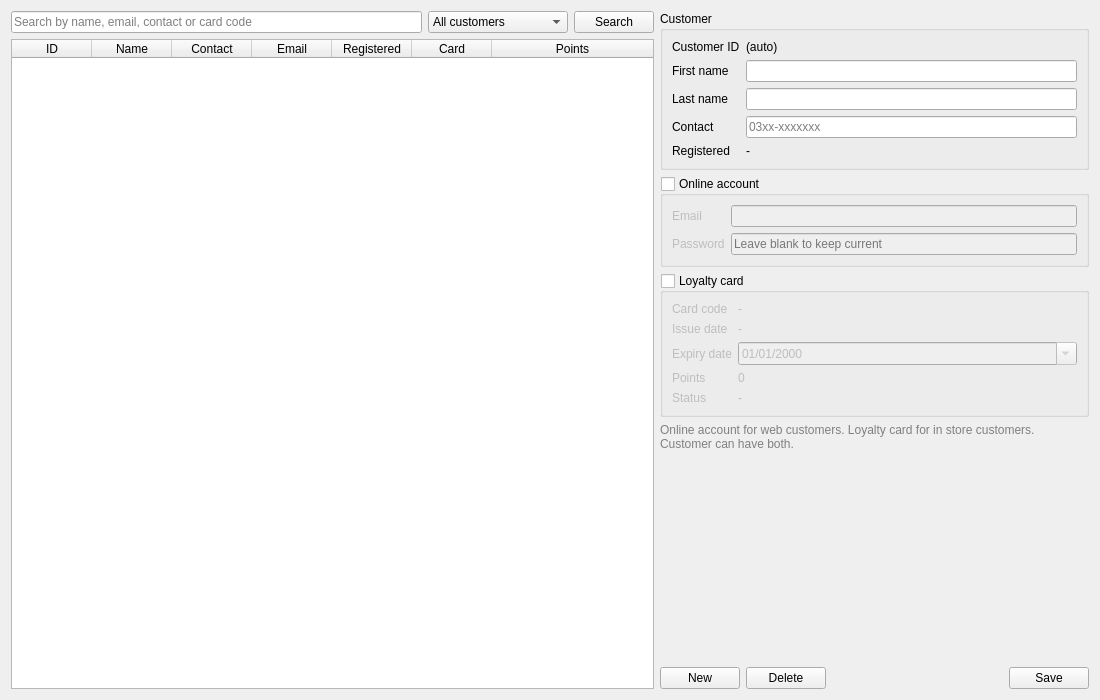
<?xml version="1.0" encoding="UTF-8"?>
<ui version="4.0">
 <class>CustomersPage</class>
 <widget class="QWidget" name="CustomersPage">
  <property name="geometry">
   <rect>
    <x>0</x>
    <y>0</y>
    <width>1100</width>
    <height>700</height>
   </rect>
  </property>
  <property name="windowTitle">
   <string>Customers</string>
  </property>
  <layout class="QHBoxLayout" name="layout_137" stretch="3,2">
   <item>
    <layout class="QVBoxLayout" name="layout_115">
     <item>
      <layout class="QHBoxLayout" name="layout_114">
       <item>
        <widget class="QLineEdit" name="edSearch">
         <property name="placeholderText">
          <string>Search by name, email, contact or card code</string>
         </property>
        </widget>
       </item>
       <item>
        <widget class="QComboBox" name="cmbCustomerFilter">
         <item>
          <property name="text">
           <string>All customers</string>
          </property>
         </item>
         <item>
          <property name="text">
           <string>Online accounts</string>
          </property>
         </item>
         <item>
          <property name="text">
           <string>Loyalty card holders</string>
          </property>
         </item>
        </widget>
       </item>
       <item>
        <widget class="QPushButton" name="btnSearch">
         <property name="text">
          <string>Search</string>
         </property>
        </widget>
       </item>
      </layout>
     </item>
     <item>
      <widget class="QTableWidget" name="tblCustomers">
       <property name="editTriggers">
        <set>QAbstractItemView::NoEditTriggers</set>
       </property>
       <property name="alternatingRowColors">
        <bool>true</bool>
       </property>
       <property name="selectionMode">
        <enum>QAbstractItemView::SingleSelection</enum>
       </property>
       <property name="selectionBehavior">
        <enum>QAbstractItemView::SelectRows</enum>
       </property>
       <attribute name="horizontalHeaderDefaultSectionSize">
        <number>80</number>
       </attribute>
       <attribute name="horizontalHeaderMinimumSectionSize">
        <number>40</number>
       </attribute>
       <attribute name="horizontalHeaderStretchLastSection">
        <bool>true</bool>
       </attribute>
       <attribute name="verticalHeaderVisible">
        <bool>false</bool>
       </attribute>
       <column>
        <property name="text">
         <string>ID</string>
        </property>
       </column>
       <column>
        <property name="text">
         <string>Name</string>
        </property>
       </column>
       <column>
        <property name="text">
         <string>Contact</string>
        </property>
       </column>
       <column>
        <property name="text">
         <string>Email</string>
        </property>
       </column>
       <column>
        <property name="text">
         <string>Registered</string>
        </property>
       </column>
       <column>
        <property name="text">
         <string>Card</string>
        </property>
       </column>
       <column>
        <property name="text">
         <string>Points</string>
        </property>
       </column>
      </widget>
     </item>
    </layout>
   </item>
   <item>
    <layout class="QVBoxLayout" name="layout_136">
     <item>
      <widget class="QGroupBox" name="grpProfile">
       <property name="title">
        <string>Customer</string>
       </property>
       <layout class="QFormLayout" name="layout_121">
        <item row="0" column="0">
         <widget class="QLabel" name="label_116">
          <property name="text">
           <string>Customer ID</string>
          </property>
         </widget>
        </item>
        <item row="0" column="1">
         <widget class="QLabel" name="lblCustomerId">
          <property name="text">
           <string>(auto)</string>
          </property>
         </widget>
        </item>
        <item row="1" column="0">
         <widget class="QLabel" name="label_117">
          <property name="text">
           <string>First name</string>
          </property>
         </widget>
        </item>
        <item row="1" column="1">
         <widget class="QLineEdit" name="edFirstName"/>
        </item>
        <item row="2" column="0">
         <widget class="QLabel" name="label_118">
          <property name="text">
           <string>Last name</string>
          </property>
         </widget>
        </item>
        <item row="2" column="1">
         <widget class="QLineEdit" name="edLastName"/>
        </item>
        <item row="3" column="0">
         <widget class="QLabel" name="label_119">
          <property name="text">
           <string>Contact</string>
          </property>
         </widget>
        </item>
        <item row="3" column="1">
         <widget class="QLineEdit" name="edContact">
          <property name="placeholderText">
           <string>03xx-xxxxxxx</string>
          </property>
         </widget>
        </item>
        <item row="4" column="0">
         <widget class="QLabel" name="label_120">
          <property name="text">
           <string>Registered</string>
          </property>
         </widget>
        </item>
        <item row="4" column="1">
         <widget class="QLabel" name="lblRegDate">
          <property name="text">
           <string>-</string>
          </property>
         </widget>
        </item>
       </layout>
      </widget>
     </item>
     <item>
      <widget class="QGroupBox" name="grpOnline">
       <property name="title">
        <string>Online account</string>
       </property>
       <property name="checkable">
        <bool>true</bool>
       </property>
       <property name="checked">
        <bool>false</bool>
       </property>
       <layout class="QFormLayout" name="layout_124">
        <item row="0" column="0">
         <widget class="QLabel" name="label_122">
          <property name="text">
           <string>Email</string>
          </property>
         </widget>
        </item>
        <item row="0" column="1">
         <widget class="QLineEdit" name="edEmail"/>
        </item>
        <item row="1" column="0">
         <widget class="QLabel" name="label_123">
          <property name="text">
           <string>Password</string>
          </property>
         </widget>
        </item>
        <item row="1" column="1">
         <widget class="QLineEdit" name="edPassword">
          <property name="echoMode">
           <enum>QLineEdit::Password</enum>
          </property>
          <property name="placeholderText">
           <string>Leave blank to keep current</string>
          </property>
         </widget>
        </item>
       </layout>
      </widget>
     </item>
     <item>
      <widget class="QGroupBox" name="grpLoyalty">
       <property name="title">
        <string>Loyalty card</string>
       </property>
       <property name="checkable">
        <bool>true</bool>
       </property>
       <property name="checked">
        <bool>false</bool>
       </property>
       <layout class="QVBoxLayout" name="layout_131">
        <item>
         <layout class="QFormLayout" name="layout_130">
          <item row="0" column="0">
           <widget class="QLabel" name="label_125">
            <property name="text">
             <string>Card code</string>
            </property>
           </widget>
          </item>
          <item row="0" column="1">
           <widget class="QLabel" name="lblCardCode">
            <property name="text">
             <string>-</string>
            </property>
           </widget>
          </item>
          <item row="1" column="0">
           <widget class="QLabel" name="label_126">
            <property name="text">
             <string>Issue date</string>
            </property>
           </widget>
          </item>
          <item row="1" column="1">
           <widget class="QLabel" name="lblIssueDate">
            <property name="text">
             <string>-</string>
            </property>
           </widget>
          </item>
          <item row="2" column="0">
           <widget class="QLabel" name="label_127">
            <property name="text">
             <string>Expiry date</string>
            </property>
           </widget>
          </item>
          <item row="2" column="1">
           <widget class="QDateEdit" name="dteExpiry">
            <property name="displayFormat">
             <string>dd/MM/yyyy</string>
            </property>
            <property name="calendarPopup">
             <bool>true</bool>
            </property>
           </widget>
          </item>
          <item row="3" column="0">
           <widget class="QLabel" name="label_128">
            <property name="text">
             <string>Points</string>
            </property>
           </widget>
          </item>
          <item row="3" column="1">
           <widget class="QLabel" name="lblPoints">
            <property name="text">
             <string>0</string>
            </property>
           </widget>
          </item>
          <item row="4" column="0">
           <widget class="QLabel" name="label_129">
            <property name="text">
             <string>Status</string>
            </property>
           </widget>
          </item>
          <item row="4" column="1">
           <widget class="QLabel" name="lblCardStatus">
            <property name="text">
             <string>-</string>
            </property>
           </widget>
          </item>
         </layout>
        </item>
       </layout>
      </widget>
     </item>
     <item>
      <widget class="QLabel" name="label_132">
       <property name="styleSheet">
        <string>color: gray;</string>
       </property>
       <property name="text">
        <string>Online account for web customers. Loyalty card for in store customers. Customer can have both.</string>
       </property>
       <property name="wordWrap">
        <bool>true</bool>
       </property>
      </widget>
     </item>
     <item>
      <spacer name="spacer_133">
       <property name="orientation">
        <enum>Qt::Vertical</enum>
       </property>
       <property name="sizeHint" stdset="0">
        <size>
         <width>20</width>
         <height>20</height>
        </size>
       </property>
      </spacer>
     </item>
     <item>
      <layout class="QHBoxLayout" name="layout_135">
       <item>
        <widget class="QPushButton" name="btnNew">
         <property name="text">
          <string>New</string>
         </property>
        </widget>
       </item>
       <item>
        <widget class="QPushButton" name="btnDelete">
         <property name="text">
          <string>Delete</string>
         </property>
         <property name="role" stdset="0">
          <string>danger</string>
         </property>
        </widget>
       </item>
       <item>
        <spacer name="spacer_134">
         <property name="orientation">
          <enum>Qt::Horizontal</enum>
         </property>
         <property name="sizeHint" stdset="0">
          <size>
           <width>20</width>
           <height>20</height>
          </size>
         </property>
        </spacer>
       </item>
       <item>
        <widget class="QPushButton" name="btnSave">
         <property name="text">
          <string>Save</string>
         </property>
         <property name="role" stdset="0">
          <string>primary</string>
         </property>
        </widget>
       </item>
      </layout>
     </item>
    </layout>
   </item>
  </layout>
 </widget>
 <resources/>
 <connections/>
</ui>
